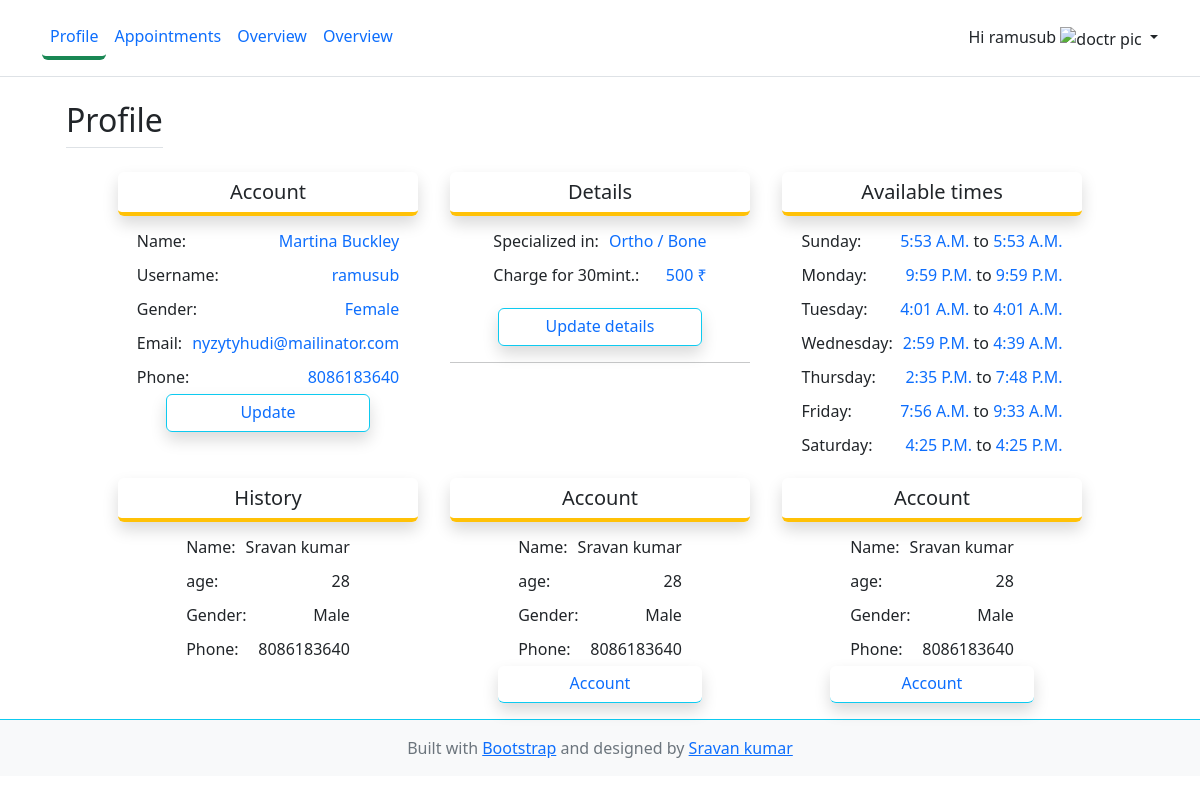
The app's page /doctor/profile/ (signed in) with its own data.
### accounts/models.py (models this page shows, shortened)
class CustomUser(AbstractUser):
    role_options = (
        ('admin', "Admin"),
        ('doctor', "Doctor"),
        ('patient', "Patient"),
    )
    gender_options = (
        ("male", "Male"),
        ("female", "Female"),
    )
    role = models.CharField(choices=role_options, default="admin", max_length=30)
    gender = models.CharField(choices=gender_options, max_length=20)
    age = models.PositiveIntegerField(null=True)

### doctors/models.py (models this page shows, shortened)
class Doctors(models.Model):
    details = models.OneToOneField(CustomUser, on_delete=models.CASCADE, related_name='doctor')
    profile_image = models.ImageField(upload_to='files/doctors', null=True)
    specialized_in = models.ForeignKey(Specialities, on_delete=models.CASCADE)
    charge = models.PositiveIntegerField()
    sun_start = models.TimeField(null=True, blank=True)
    sun_end = models.TimeField(null=True, blank=True)
    mon_start = models.TimeField(null=True, blank=True)
    mon_end = models.TimeField(null=True, blank=True)
    tue_start = models.TimeField(null=True, blank=True)
    tue_end = models.TimeField(null=True, blank=True)
    wed_start = models.TimeField(null=True, blank=True)
    wed_end = models.TimeField(null=True, blank=True)
    thu_start = models.TimeField(null=True, blank=True)
    thu_end = models.TimeField(null=True, blank=True)
    fri_start = models.TimeField(null=True, blank=True)
    fri_end = models.TimeField(null=True, blank=True)
    sat_start = models.TimeField(null=True, blank=True)
    sat_end = models.TimeField(null=True, blank=True)

class Specialities(models.Model):
    title = models.CharField(max_length=50, unique=True)
    slug = models.CharField(max_length=50, unique=True)
    def __str__(self):
        return self.title

### doctors/views.py (the view)
# urls.py: path('profile/', views.profile, name='profile'),
def profile(request):
    doctor = Doctors.objects.get(details_id=request.user.id)
    specialities = Specialities.objects.all()
    context = {
        'doctor': doctor,
        'specialities': specialities
    }
    return render(request, 'doctor/profile.html', context)

### doctors/context_preprocessor.py (called while the page is built)
def specialised_categories(request):
    categories = Specialities.objects.all()
    form = DoctorDetailsForm()
    doctor = Doctors.objects.all()
    context = {
        'fm': form,
        'specialisations': categories,
        'doctors': doctor
    }
    return context

### templates/doctor/profile.html (shortened to what this page needs)
{% extends 'doctor/base.html' %}
{% block content %}
<div class="container px-4 py-2" id="icon-grid">
    <div class="d-flex">
        <h2 class="pb-2 border-bottom">Profile</h2>
    </div>
    <div class="row px-5">
            <div class="col-lg-4 px-md-3 mt-3">
                <h5 class="text-center border-bottom border-4 px-3 py-2 shadow rounded border-warning">Account</h5>
                <div>
                    <table cellpadding="5" class="m-auto">
                        <tr class="d-flex justify-content-between">
                            <td>Name:</td>
                            <td class="text-primary">{{ request.user.first_name }} {{ request.user.last_name }}</td>
                        </tr>
                        <tr class="d-flex justify-content-between">
                            <td>Username:</td>
                            <td class="text-primary">{{ request.user.username }}</td>
                        </tr>
                        <tr class="d-flex justify-content-between">
                            <td>Gender:</td>
                            <td style="text-transform: capitalize;" class="text-primary">{{ request.user.gender }}</td>
                        </tr>
                        <tr class="d-flex justify-content-between">
                            <td>Email:</td>
                            <td class="text-primary">{{ request.user.email }}</td>
                        </tr>
                        <tr class="d-flex justify-content-between">
                            <td>Phone:</td>
                            <td class="text-primary">8086183640</td>
                        </tr>
                    </table>
                    <a href="{% url 'doctor:doctor-update' request.user.id %}" class="text-decoration-none">
                        <h6 class="text-center border mx-5 px-3 py-2 shadow rounded border-info">Update</h6>
                    </a>
                </div>
            </div>
            <div class="col-lg-4 px-md-3 mt-3">
                <h5 class="text-center border-bottom border-4 px-3 py-2 shadow rounded border-warning">Details</h5>
                <div>
                    <table cellpadding="5" class="m-auto">
                        <tr class="d-flex justify-content-between">
                            <td>Specialized in:</td>
                            <td class="text-primary">{{ doctor.specialized_in }}</td>
                        </tr>
                        <tr class="d-flex justify-content-between">
                            <td>Charge for 30mint.:</td>
                            <td class="text-primary">{{ doctor.charge }} &#8377;</td>
                        </tr>
                    </table>
                    <div class="mt-3">
                        <a href="" class="text-decoration-none" data-bs-toggle="modal" data-bs-target="#exampleModal">
                            <h6 class="text-center border mx-5 px-3 py-2 shadow rounded border-info">Update details</h6>
                        </a>
                    </div>
                    <hr>
                </div>
            </div>
            <div class="col-lg-4 px-md-3 mt-3">
                <h5 class="text-center border-bottom border-4 px-3 py-2 shadow rounded border-warning">Available times</h5>
                <div>
                    <table cellpadding="5" class="m-auto">
                        <tr class="d-flex justify-content-between">
                            <td>Sunday:</td>
                            <td class="text-primary text-uppercase">
                                {{ doctor.sun_start }}
                                <span class="text-dark text-lowercase">to</span>
                                {{ doctor.sun_start }}
                            </td>
                        </tr>
                        <tr class="d-flex justify-content-between">
                            <td>Monday:</td>
                            <td class="text-primary text-uppercase">
                                {{ doctor.mon_start }}
                                <span class="text-dark text-lowercase">to</span>
                                {{ doctor.mon_start }}
                            </td>
                        </tr>
                        <tr class="d-flex justify-content-between">
                            <td>Tuesday:</td>
                            <td class="text-primary text-uppercase">
                                {{ doctor.tue_start }}
                                <span class="text-dark text-lowercase">to</span>
                                {{ doctor.tue_start }}
                            </td>
                        </tr>
                        <tr class="d-flex justify-content-between">
                            <td>Wednesday:</td>
                            <td class="text-primary text-uppercase">
                                {{ doctor.wed_start }}
                                <span class="text-dark text-lowercase">to</span>
                                {{ doctor.wed_end }}
                            </td>
                        </tr>
                        <tr class="d-flex justify-content-between">
                            <td>Thursday:</td>
                            <td class="text-primary text-uppercase">
                                {{ doctor.thu_start }}
                                <span class="text-dark text-lowercase">to</span>
                                {{ doctor.thu_end }}
                            </td>
                        </tr>
                        <tr class="d-flex justify-content-between">
                            <td>Friday:</td>
                            <td class="text-primary text-uppercase">
                                {{ doctor.fri_start }}
                                <span class="text-dark text-lowercase">to</span>
                                {{ doctor.fri_end }}
                            </td>
                        </tr>
                        <tr class="d-flex justify-content-between">
                            <td>Saturday:</td>
                            <td class="text-primary text-uppercase">
                                {{ doctor.sat_start }}
                                <span class="text-dark text-lowercase">to</span>
                                {{ doctor.sat_start }}
                            </td>
                        </tr>
                    </table>
                </div>
            </div>
            <div class="col-lg-4 px-md-3 mt-3">
                <h5 class="text-center border-bottom border-4 px-3 py-2 shadow rounded border-warning">History</h5>
                <div>
                    <table cellpadding="5" class="m-auto">
                        <tr class="d-flex justify-content-between">
                            <td>Name:</td>
                            <td>Sravan kumar</td>
                        </tr>
                        <tr class="d-flex justify-content-between">
                            <td>age:</td>
                            <td>28</td>
                        </tr>
                        <tr class="d-flex justify-content-between">
                            <td>Gender:</td>
                            <td>Male</td>
                        </tr>
                        <tr class="d-flex justify-content-between">
                            <td>Phone:</td>
                            <td>8086183640</td>
                        </tr>
                    </table>
                </div>
            </div>
            <div class="col-lg-4 px-md-3 mt-3">
                <h5 class="text-center border-bottom border-4 px-3 py-2 shadow rounded border-warning">Account</h5>
                <div>
                    <table cellpadding="5" class="m-auto">
                        <tr class="d-flex justify-content-between">
                            <td>Name:</td>
                            <td>Sravan kumar</td>
                        </tr>
                        <tr class="d-flex justify-content-between">
                            <td>age:</td>
                            <td>28</td>
                        </tr>
                        <tr class="d-flex justify-content-between">
                            <td>Gender:</td>
                            <td>Male</td>
                        </tr>
                        <tr class="d-flex justify-content-between">
                            <td>Phone:</td>
                            <td>8086183640</td>
                        </tr>
                    </table>
                    <a href="" class="text-decoration-none">
                        <h6 class="text-center border-bottom mx-5 px-3 py-2 shadow rounded border-info">Account</h6>
                    </a>
                </div>
            </div>
            <div class="col-lg-4 px-md-3 mt-3">
                <h5 class="text-center border-bottom border-4 px-3 py-2 shadow rounded border-warning">Account</h5>
                <div>
                    <table cellpadding="5" class="m-auto">
                        <tr class="d-flex justify-content-between">
                            <td>Name:</td>
                            <td>Sravan kumar</td>
                        </tr>
                        <tr class="d-flex justify-content-between">
                            <td>age:</td>
                            <td>28</td>
                        </tr>
                        <tr class="d-flex justify-content-between">
                            <td>Gender:</td>
                            <td>Male</td>
                        </tr>
                        <tr class="d-flex justify-content-between">
                            <td>Phone:</td>
                            <td>8086183640</td>
                        </tr>
                    </table>
                    <a href="" class="text-decoration-none">
                        <h6 class="text-center border-bottom mx-5 px-3 py-2 shadow rounded border-info">Account</h6>
                    </a>
                </div>
            </div>
    </div>
</div>
{% endblock %}

### templates/doctor/base.html (shortened to what this page needs)
<!doctype html>
{% load static %}
<html lang="en">
<head>
    <link href="https://cdn.jsdelivr.net/npm/bootstrap@5.2.0-beta1/dist/css/bootstrap.min.css" rel="stylesheet">
    <link href="{% static 'vendor/fontawesome-free/css/all.min.css' %}" rel="stylesheet" type="text/css">
    <link rel="stylesheet" href="{% static 'css/custom.css' %}">
</head>
<body>
    <header class="p-3 mb-3 border-bottom sticky-top bg-white">
        <div class="container">
            <div class="d-flex flex-wrap align-items-center justify-content-center justify-content-lg-start">
                <ul class="nav col-12 col-lg-auto me-lg-auto mb-2 justify-content-center mb-md-0">
                    {% url 'doctor:profile' as doc_prof %}
                    <li>
                        <a href="{{doc_prof}}" class="nav-link px-2 link-primary {% if request.path == doc_prof %} border-bottom border-success border-4 rounded {% endif %}">Profile</a>
                    </li>
                    {% url 'doctor:appointments' as doc_app %}
                    <li>
                        <a href="{{doc_app}}" class="nav-link px-2 link-primary {% if request.path == doc_app %} border-bottom border-success border-4 rounded {% endif %}">Appointments</a>
                    </li>
                    <li><a href="#" class="nav-link px-2 link-primary">Overview</a></li>
                    <li><a href="#" class="nav-link px-2 link-primary">Overview</a></li>
                </ul>
                {% if request.user and request.user.is_authenticated %}
                <div class="dropdown text-end">
                    <a href="#" class="d-block link-dark text-decoration-none dropdown-toggle" id="dropdownUser1" data-bs-toggle="dropdown" aria-expanded="false">
                        <span>Hi {{ request.user.username }}</span>
                        {% if request.user.profile_image %}
                            <img src="{{ request.user.profile_image.url }}" alt="doctr pic" width="32px" height="32px">
                        {% else %}
                            {% if request.user.gender == "male" %}
                            <img src="{% static 'img/profile_male.svg' %}" alt="doctr pic" width="32px" height="32px">
                            {% else %}
                            <img src="{% static 'img/profile_female.svg' %}" alt="doctr pic" width="32px" height="32px">
                            {% endif %}
                        {% endif %}
                    </a>
                </div>
                {% else %}
                <ul class="nav col-12 col-lg-auto mb-2 justify-content-center mb-md-0">
                    <li><a href="{% url 'login' %}" class="btn btn-outline-success mx-3">Login</a></li>
                    <li><a href="{% url 'register' %}" class="btn btn-outline-success">Register</a></li>
                </ul>
                {% endif %}
            </div>
        </div>
    </header>
    <div class="container">
        {% block content %}
        {% endblock %}
    </div>
    <footer class="footer mt-auto py-3 bg-light border-top border-info">
      <div class="container text-center">
        <span class="text-muted">Built with <a href="https://getbootstrap.com/" target="_blank">Bootstrap</a> and designed by <a
                href="https://github.com/sravan-kumar-ta" target="_blank">Sravan kumar</a>
        </span>
      </div>
    </footer>
</body>
</html>

### records on screen
CustomUser: user.username "ramusub", user.first_name "Martina", user.last_name "Buckley", user.gender "Female", user.email "nyzytyhudi@mailinator.com"
Doctors: specialized_in "Ortho / Bone", charge "500", sun_start "5:53 A.M.", mon_start "9:59 P.M.", tue_start "4:01 A.M.", wed_start "2:59 P.M.", wed_end "4:39 A.M.", thu_start "2:35 P.M.", thu_end "7:48 P.M.", fri_start "7:56 A.M.", fri_end "9:33 A.M.", sat_start "4:25 P.M."
